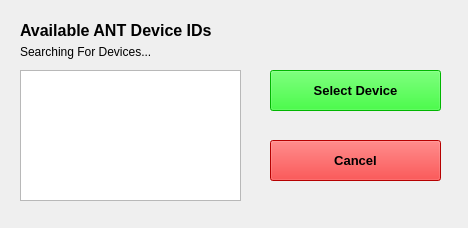
<?xml version="1.0" encoding="UTF-8"?>
<ui version="4.0">
 <class>ANTSelectionInterface</class>
 <widget class="QWidget" name="ANTSelectionInterface">
  <property name="geometry">
   <rect>
    <x>0</x>
    <y>0</y>
    <width>468</width>
    <height>228</height>
   </rect>
  </property>
  <property name="windowTitle">
   <string>Form</string>
  </property>
  <widget class="QListWidget" name="available_devices_list">
   <property name="geometry">
    <rect>
     <x>20</x>
     <y>70</y>
     <width>221</width>
     <height>131</height>
    </rect>
   </property>
  </widget>
  <widget class="QLabel" name="label">
   <property name="geometry">
    <rect>
     <x>20</x>
     <y>15</y>
     <width>221</width>
     <height>31</height>
    </rect>
   </property>
   <property name="font">
    <font>
     <pointsize>12</pointsize>
     <weight>75</weight>
     <bold>true</bold>
    </font>
   </property>
   <property name="text">
    <string>Available ANT Device IDs</string>
   </property>
  </widget>
  <widget class="QPushButton" name="select_device_button">
   <property name="geometry">
    <rect>
     <x>270</x>
     <y>70</y>
     <width>171</width>
     <height>41</height>
    </rect>
   </property>
   <property name="font">
    <font>
     <pointsize>10</pointsize>
     <weight>75</weight>
     <bold>true</bold>
    </font>
   </property>
   <property name="autoFillBackground">
    <bool>false</bool>
   </property>
   <property name="styleSheet">
    <string notr="true">background-color: rgb(0, 255, 0)</string>
   </property>
   <property name="text">
    <string>Select Device</string>
   </property>
  </widget>
  <widget class="QPushButton" name="cancel_selection_button">
   <property name="geometry">
    <rect>
     <x>270</x>
     <y>140</y>
     <width>171</width>
     <height>41</height>
    </rect>
   </property>
   <property name="font">
    <font>
     <pointsize>10</pointsize>
     <weight>75</weight>
     <bold>true</bold>
    </font>
   </property>
   <property name="styleSheet">
    <string notr="true">background-color: rgb(255, 0, 0)</string>
   </property>
   <property name="text">
    <string>Cancel</string>
   </property>
  </widget>
  <widget class="QLabel" name="status_label">
   <property name="geometry">
    <rect>
     <x>20</x>
     <y>44</y>
     <width>221</width>
     <height>16</height>
    </rect>
   </property>
   <property name="text">
    <string>Searching For Devices...</string>
   </property>
  </widget>
 </widget>
 <resources/>
 <connections/>
</ui>
